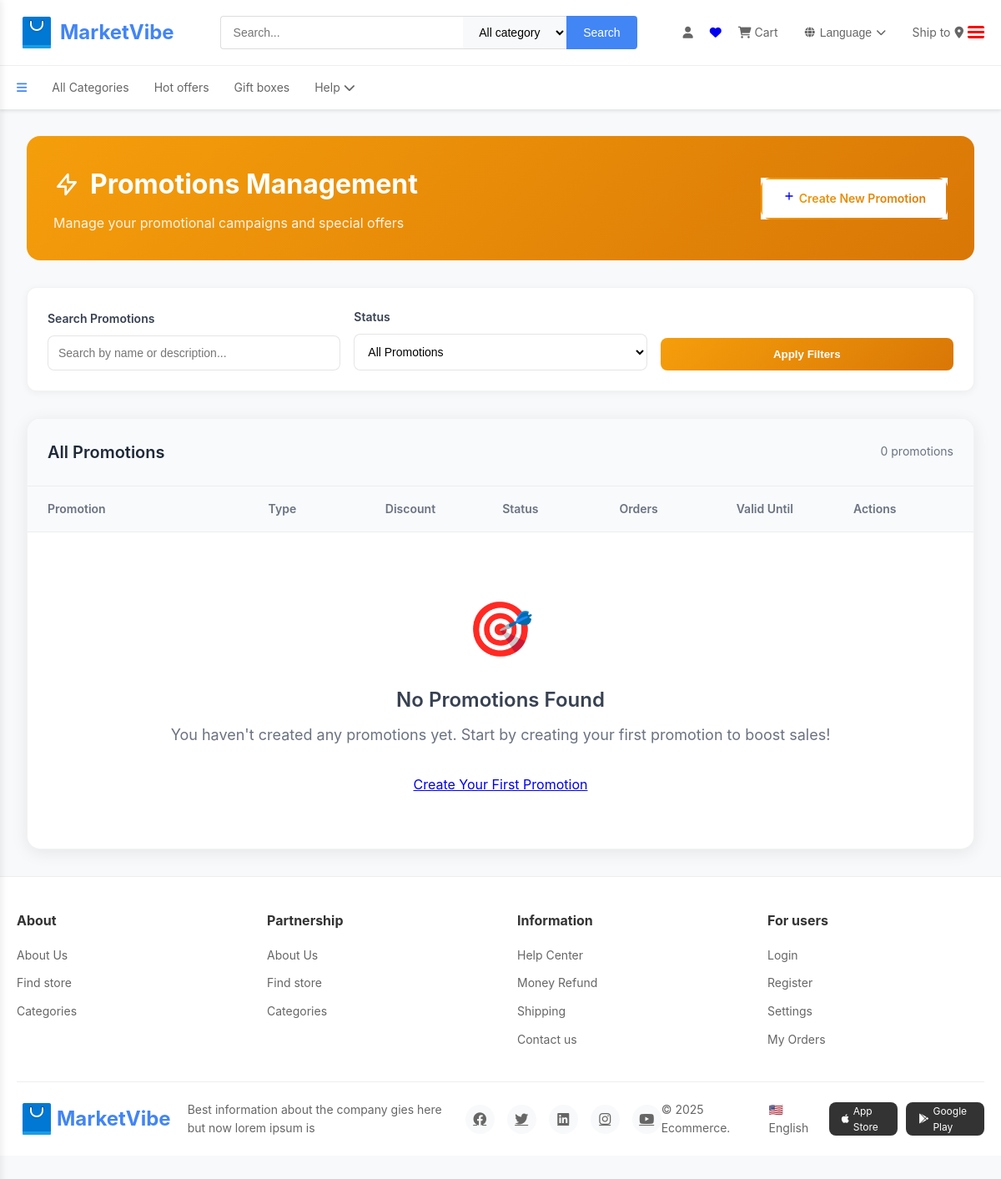
The app's page /promotions/ (signed in), older data.
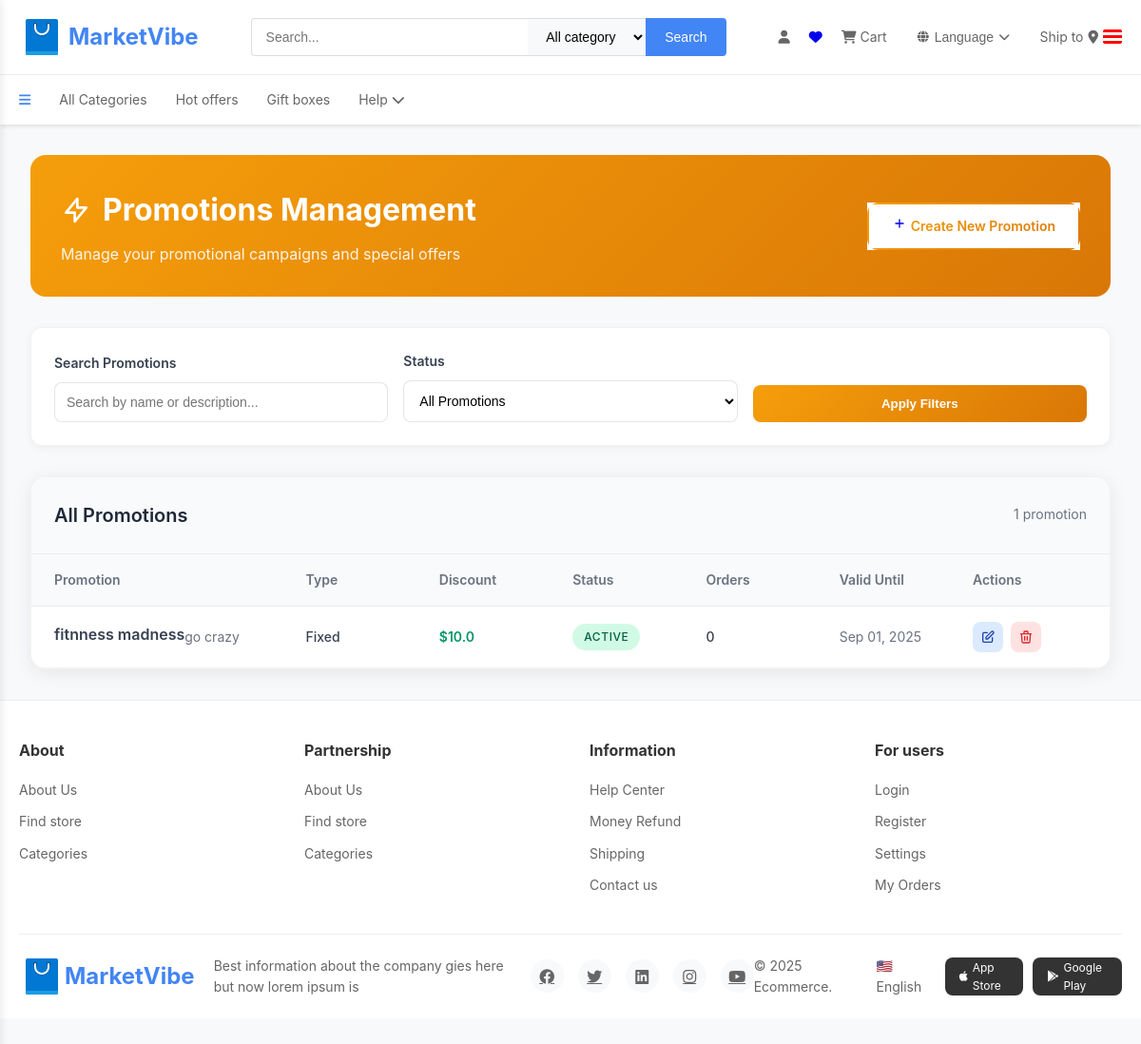
The same page, newer data.
### seller/models.py (models this page shows, shortened)
class Promotion(models.Model):
    PROMOTION_TYPES = [
        ('percentage', 'Percentage Discount'),
        ('fixed', 'Fixed Amount Discount'),
        ('buy_one_get_one', 'Buy One Get One'),
        ('free_shipping', 'Free Shipping'),
    ]
    seller = models.ForeignKey(Seller, on_delete=models.CASCADE, related_name='promotions')
    name = models.CharField(max_length=200)
    description = models.TextField(blank=True, null=True)
    promotion_type = models.CharField(max_length=20, choices=PROMOTION_TYPES, default='percentage')
    discount_value = models.FloatField(help_text="Percentage or fixed amount based on promotion type")
    min_order_amount = models.FloatField(default=0, help_text="Minimum order amount to apply promotion")
    max_discount_amount = models.FloatField(null=True, blank=True, help_text="Maximum discount amount (for percentage discounts)")
    valid_from = models.DateTimeField(default=timezone.now)
    valid_until = models.DateTimeField()
    is_active = models.BooleanField(default=True)
    usage_limit = models.PositiveIntegerField(null=True, blank=True, help_text="Maximum number of times this promotion can be used")
    used_count = models.PositiveIntegerField(default=0)
    products = models.ManyToManyField(Product, blank=True, related_name='promotions')
    categories = models.ManyToManyField(Category, blank=True, related_name='promotions')
    created_at = models.DateTimeField(default=timezone.now)
    updated_at = models.DateTimeField(auto_now=True)
    class Meta:
        ordering = ['-created_at']

### seller/views.py (the view)
# urls.py: path('promotions/', views.promotions_list_view, name='promotions_list'),
@login_required
def promotions_list_view(request):
    seller = get_object_or_404(Seller, user=request.user)
    promotions = Promotion.objects.filter(seller=seller).order_by('-created_at')
    search_query = request.GET.get('search', '')
    if search_query:
        promotions = promotions.filter(
            Q(name__icontains=search_query) |
            Q(description__icontains=search_query)
        )
    status_filter = request.GET.get('status', '')
    if status_filter == 'active':
        promotions = promotions.filter(is_active=True, valid_until__gte=timezone.now())
    elif status_filter == 'inactive':
        promotions = promotions.filter(Q(is_active=False) | Q(valid_until__lt=timezone.now()))
    from django.core.paginator import Paginator
    paginator = Paginator(promotions, 20)
    page_number = request.GET.get('page')
    page_obj = paginator.get_page(page_number)
    context = {
        'seller': seller,
        'promotions': page_obj,
        'total_promotions': promotions.count(),
    }
    return render(request, 'seller/promotions_list.html', context)

### buyer/context_processors.py (called while the page is built, shortened)
def user_sidebar_data(request):
    context = {
        'user_type': None,
        'buyer': None,
        'seller': None,
        'image_base64': None
    }
    if hasattr(request, 'user') and request.user.is_authenticated:
        try:
            buyer = Buyer.objects.filter(email=request.user.email).first()
        except Buyer.DoesNotExist:
            pass
        try:
            seller = Seller.objects.filter(email=request.user.email).first()
            if seller:
                context.update({
                    'user_type': 'seller',
                    'seller': seller,
                    'image_base64': seller.get_image_base64() if seller.image else None
                })
                return context
        except Seller.DoesNotExist:
            pass
    return context

### seller/models.py (called while the page is built)
    def get_image_base64(self):
        if self.image:
            return base64.b64encode(self.image).decode('utf-8')
        return None

### seller/templates/seller/promotions_list.html (shortened to what the changed rows need)
{% extends 'index.html' %}
{% load static %}
{% block content %}
<!DOCTYPE html>
<html lang="en" data-theme="light">
<head>
<div class="promotions-list-container">
  <div class="promotions-header">
    <div class="promotions-title-section">
      <h1 class="promotions-title">
        <svg width="32" height="32" fill="none" stroke="currentColor" viewBox="0 0 24 24" class="promotions-icon">
          <path stroke-linecap="round" stroke-linejoin="round" stroke-width="2" d="M13 10V3L4 14h7v7l9-11h-7z"></path>
        </svg>
        Promotions Management
      </h1>
    </div>
  </div>
  <div class="promotions-table-container">
    <div class="promotions-table-header">
      <h3>All Promotions</h3>
      <div class="promotions-count">{{ total_promotions }} promotion{{ total_promotions|pluralize }}</div>
    </div>
    <div class="promotions-table">
      <div class="table-body">
        {% for promotion in promotions %}
        <div class="table-row" data-promotion-id="{{ promotion.id }}">
          <div class="table-cell">
            <div class="promotion-name">{{ promotion.name }}</div>
            <div class="promotion-description">{{ promotion.description|truncatechars:100 }}</div>
          </div>
          <div class="table-cell">
            <div class="promotion-type">{{ promotion.promotion_type|title }}</div>
          </div>
          <div class="table-cell">
            <div class="discount-amount">
              {% if promotion.promotion_type == 'percentage' %}
                {{ promotion.discount_value }}%
              {% else %}
                ${{ promotion.discount_value }}
              {% endif %}
            </div>
          </div>
          <div class="table-cell">
            <div class="status-badge status-{% if promotion.is_active %}active{% else %}inactive{% endif %}">
              {% if promotion.is_active %}Active{% else %}Inactive{% endif %}
            </div>
          </div>
          <div class="table-cell">
            <div class="orders-count">{{ promotion.used_count|default:"0" }}</div>
          </div>
          <div class="table-cell">
            <div class="valid-until">{{ promotion.valid_until|date:"M d, Y" }}</div>
          </div>
          <div class="table-cell">
            <div class="action-buttons">
              <button class="action-btn edit-btn" onclick="editPromotion('{{ promotion.id }}')" title="Edit Promotion">
                <svg width="16" height="16" fill="none" stroke="currentColor" viewBox="0 0 24 24">
                  <path stroke-linecap="round" stroke-linejoin="round" stroke-width="2" d="M11 5H6a2 2 0 00-2 2v11a2 2 0 002 2h11a2 2 0 002-2v-5m-1.414-9.414a2 2 0 112.828 2.828L11.828 15H9v-2.828l8.586-8.586z"></path>
                </svg>
              </button>
              <button class="action-btn delete-btn" onclick="deletePromotion('{{ promotion.id }}')" title="Delete Promotion">
                <svg width="16" height="16" fill="none" stroke="currentColor" viewBox="0 0 24 24">
                  <path stroke-linecap="round" stroke-linejoin="round" stroke-width="2" d="M19 7l-.867 12.142A2 2 0 0116.138 21H7.862a2 2 0 01-1.995-1.858L5 7m5 4v6m4-6v6m1-10V4a1 1 0 00-1-1h-4a1 1 0 00-1 1v3M4 7h16"></path>
                </svg>
              </button>
            </div>
          </div>
        </div>
        {% empty %}
        <div class="empty-state">
          <div class="empty-icon">🎯</div>
          <h4>No Promotions Found</h4>
          <p>You haven't created any promotions yet. Start by creating your first promotion to boost sales!</p>
          <a href="{% url 'sellers:create_promotion' %}" class="btn btn-primary">Create Your First Promotion</a>
        </div>
        {% endfor %}
      </div>
    </div>
  </div>
</div>
{% endblock %}

Row changes from the older to the newer data that the page shows:
added Promotion: name "fitnness madness", description "go crazy", promotion_type "Fixed", discount_value "10.0", is_active "ACTIVE", used_count "0", valid_until "Sep 01, 2025"
Text that changed along with them:
{{ total_promotions }}: "0" → "1"
text no longer shown: "🎯 No Promotions Found You haven't created any promotions yet. Start by creating your first promotion to boost sales! Create Your First Promotion"
